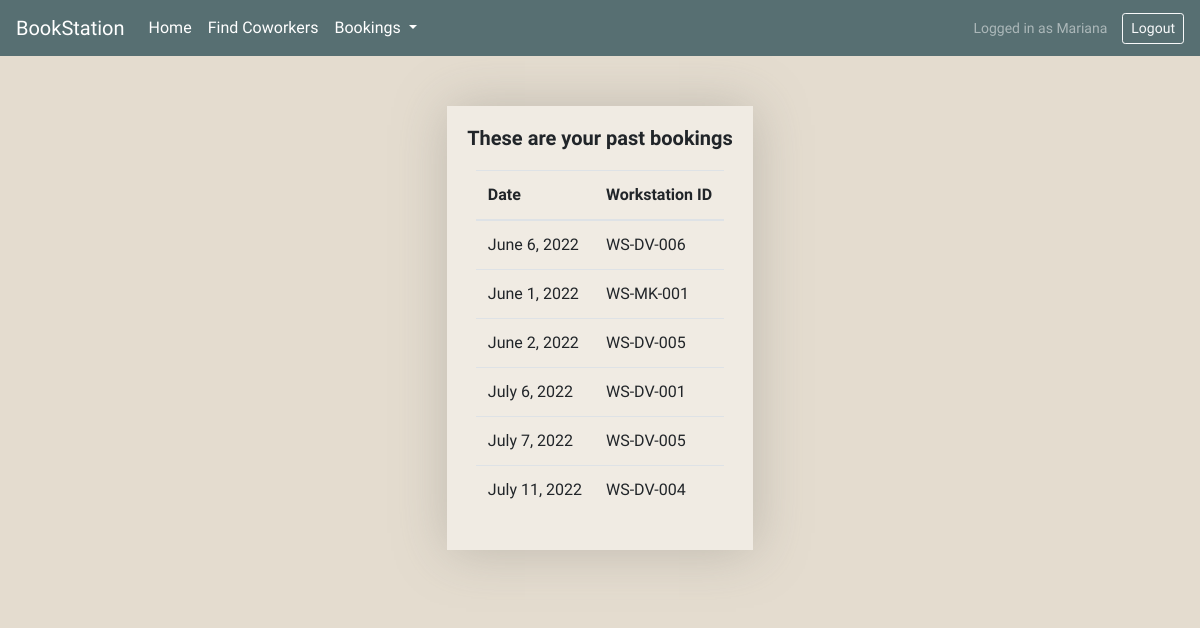
/history/ (signed in), run on the app's committed database.
### reserve/models.py (models this page shows, shortened)
class Reservations(models.Model):
    workstation_id = models.ForeignKey('Workstations',on_delete=models.DO_NOTHING)
    employee = models.ForeignKey(settings.AUTH_USER_MODEL, on_delete=models.CASCADE)
    reservation_date = models.DateField()
    RESERVATION_STATUS = (
        ('a','Available'),
        ('u','Unavailable'),
        ('x','Temporarily Blocked'),
    )
    status = models.CharField(max_length=1, choices=RESERVATION_STATUS, blank=True, default='a')

class Workstations(models.Model):
    code = models.CharField(primary_key = True, max_length = 9)
    sector = models.CharField(max_length = 50, null= False, default = "general")
    monitors = models.IntegerField(default=0)
    seats = models.IntegerField(default=1)
    in_use = models.BooleanField(default = False)
    photo = models.ImageField(upload_to='workstations/', default="workstations/ws_thumb1.png")
    def __str__(self):
        return f'{self.code}'

### reserve/views.py (the view)
# urls.py: path('history/', views.history_view, name='history'),
@login_required(login_url="/accounts/login/")
def history_view(request):
    today = datetime.today()
    query_history = Reservations.objects.filter(employee=request.user).filter(reservation_date__lt=today)
    context = {
        'history' : query_history
    }
    return render(request, 'reserve/history.html', context=context)

### reserve/templates/reserve/history.html (shortened to what this page needs)
{% extends 'reserve/base.html' %}
{% block content %}
<div class="box-container">
    <h5 class="titles">These are your past bookings</h5>
    <div id="timeTable" style="">
        <table class="table">
            <thead>
                <th>Date</th>
                <th>Workstation ID</th>
            </thead>
            <tbody>
                {% for entry in history %}
                <tr>
                    <td>{{entry.reservation_date}}</td>
                    <td>{{entry.workstation_id}}</td>
                </tr>
                {% endfor %}
            </tbody>
        </table>
    </div>
</div>
{% endblock content %}

### reserve/templates/reserve/nav.html (shortened to what this page needs)
<nav id="nav" class="navbar navbar-expand-sm navbar-dark ">
    <a class="navbar-brand" href="{% url 'reserve:index' %}"">BookStation</a>
    <div class="collapse navbar-collapse" id="navbarSupportedContent">
      <ul class="navbar-nav mr-auto">
        <li class="nav-item active">
          <a class="nav-link" href="{% url 'reserve:index' %}">Home <span class="sr-only">(current)</span></a>
        </li>
        <li class="nav-item active">
          <a class="nav-link" href="{% url 'reserve:find_coworkers' %}">Find Coworkers <span class="sr-only">(current)</span></a>
        </li>
        <li class="nav-item dropdown">
            <a class="nav-link active dropdown-toggle" href="#" id="navbarDropdown" role="button" data-toggle="dropdown" aria-haspopup="true" aria-expanded="false">
              Bookings
            </a>
        </li>
      </ul>
      {% if user.is_authenticated %}
      <small style="margin-right:15px;color: rgba(255, 255, 255, 0.5);">Logged in as {{user.first_name | title}}</small>
      <form action="{% url 'accounts:logout' %}" method="post" class="logout-link">
        <button type="submit" class="btn btn-sm btn-outline-light">Logout</button>
      </form>
      {% endif %}
    </div>
  </nav>

### reserve/static/reserve/css/style.css (style rules this page uses)
:root { --bg-color-01: rgb(87, 111, 114); --bg-color-02: rgb(125, 157, 156); --bg-color-05: rgb(161, 182, 181); --bg-color-03: rgb(228, 220, 207); --bg-color-04: rgb(240, 235, 227); }
* { margin: 0; padding: 0; box-sizing: border-box; font-family: "Libre Franklin", sans-serif; }
.titles { margin-bottom: 20px; font-weight: 700; }
body { background-color: var(--bg-color-03); overflow-x: hidden; }
a, a:hover { text-decoration: none; color: inherit; }
.navbar { background-color: var(--bg-color-01); color: white; }
ul { list-style-type: none !important; }
.box-container { background-color: var(--bg-color-04); padding: 20px; margin: 0px; margin-top: 50px; margin-bottom: 50px; border: 0px; border-color: red; border-style: solid; display: flex; width: auto; justify-content: center; align-items: center; flex-direction: column; box-shadow: 1px 1px 50px rgba(139, 136, 130, 0.425); overflow-x: hidden; }

### data on the page
Reservations: reservation_date "June 6, 2022", workstation_id "WS-DV-006"
Reservations: reservation_date "June 1, 2022", workstation_id "WS-MK-001"
Reservations: reservation_date "June 2, 2022", workstation_id "WS-DV-005"
Reservations: reservation_date "July 6, 2022", workstation_id "WS-DV-001"
Reservations: reservation_date "July 7, 2022", workstation_id "WS-DV-005"
Reservations: reservation_date "July 11, 2022", workstation_id "WS-DV-004"

### other printed values
{{ user.first_name | title }} "Mariana"
